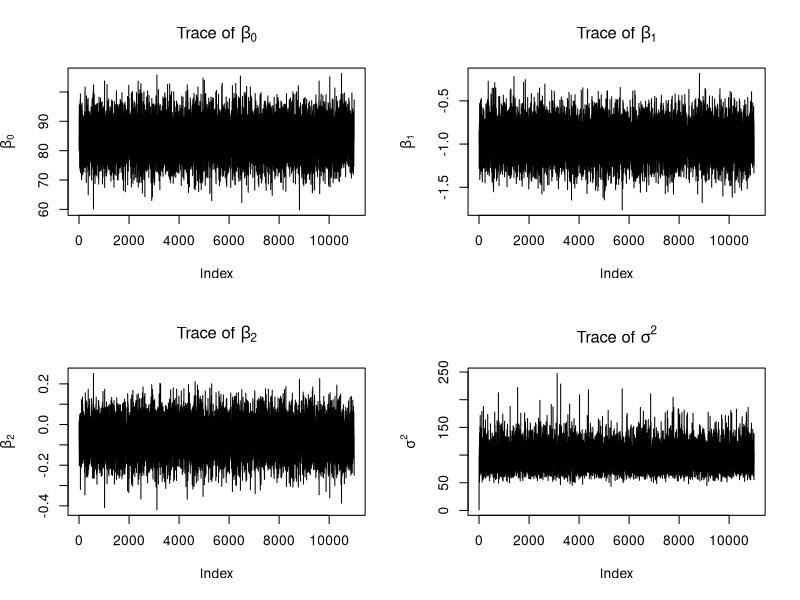
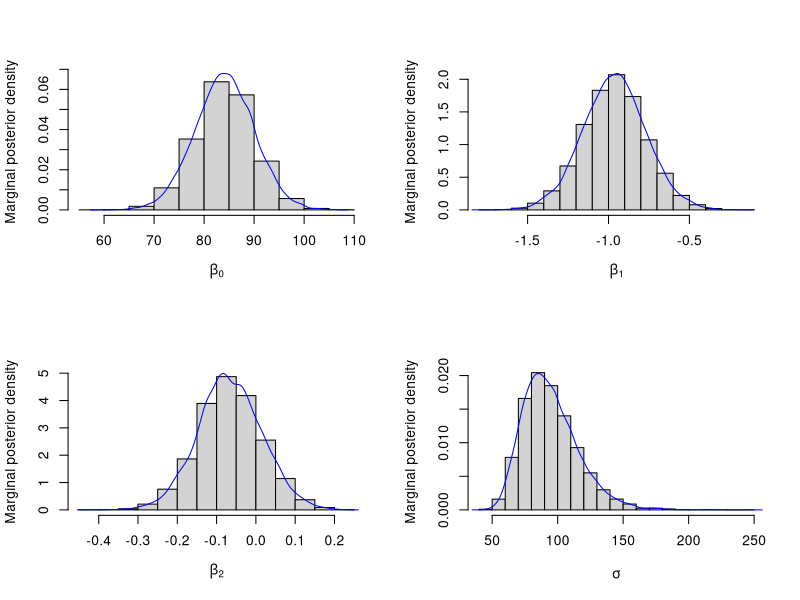

Generate these figures, in order, with R:
## ---- chunk 1
knitr::opts_chunk$set(echo = TRUE)
## ---- chunk 2
#library(MASS)
#library(mixtools)
#library(plyr)
#library(xtable)
library(mvtnorm)
## ---- chunk 3
# Swiss data
dat <- swiss

# Sample Size
n = nrow(dat)

# Response variable
Y = dat$Fertility

# Design matrix
X = matrix(c(rep(1,n), dat$Education, dat$Agriculture), nrow=n)
p = ncol(X)

# Number of samples
b <- 1000  # Burn in
R <- 10000 # Random draws to evaluate
B <- R + b

# Variables to store the samples in 
beta = matrix(NA, nrow = B, ncol = p)
sigma = c(1, rep(NA, B))

# The Gibbs Sampler
for(i in 1:B){
  
  # LSE of beta
  V = solve(t(X)%*%X) # (X^T X)^-1
  beta_hat = V%*%t(X)%*%Y # (X^T X)^-1 X^T Y
  
  # LSE of sigma
  sigma_hat = t(Y-X%*%beta_hat)%*%(Y-X%*%beta_hat)/(n-p)
  
  # Sample beta from the full conditional 
  beta[i,] = rmvnorm(1,beta_hat,sigma[i]*V)
  
  # Sample sigma from the full conditional
  sigma[i+1] = 1/rgamma(1,(n-p)/2,(n-p)*sigma_hat/2)
}

# Plot traces
par(mfrow=c(2,2))
plot(beta[,1],type='l',ylab=expression(beta[0]),main=expression("Trace of "*beta[0]))
plot(beta[,2],type='l',ylab=expression(beta[1]),main=expression("Trace of "*beta[1]))
plot(beta[,3],type='l',ylab=expression(beta[2]),main=expression("Trace of "*beta[2]))
plot(sigma,type='l',ylab=expression(sigma^2),main=expression("Trace of "*sigma^2))

# Marginal posterior densities

drawHistDensity <- function(para, para_name) {
  # para     : Parameter (e.b. Beta, Sigma)
  # para_name: Title of plot
  
  # Estimate density for parameter values
  density <- density(para)
  
  # Draw histogram and add estimated density line
  hist(para, freq = FALSE, ylim = c(0,max(density$y)), xlab = para_name,
       ylab="Marginal posterior density", main = NULL)
  lines(density, col="blue")
}

par(mfrow=c(2,2))
drawHistDensity(beta[-(1:b),1], expression(beta[0]))
drawHistDensity(beta[-(1:b),2], expression(beta[1]))
drawHistDensity(beta[-(1:b),3], expression(beta[2]))
drawHistDensity(sigma[-(1:b)], expression(sigma))

# Posterior means
cat(paste("Posterior means:\nbeta_0:", mean(beta[,1]), "\nbeta_1:", mean(beta[,2]), "\nbeta_2:", mean(beta[,3])))

# Compare with frequentist linear regression
lm(dat$Fertility ~ dat$Education + dat$Agriculture)
